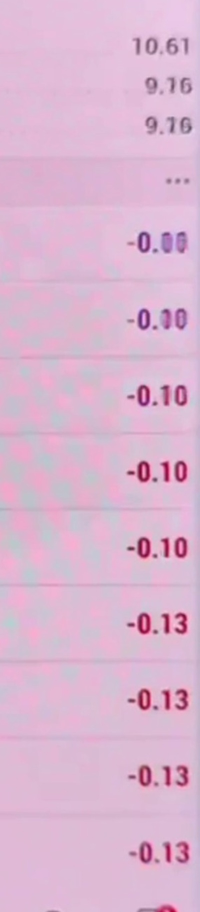
#> input picture analysis/video_ocr/dbg_5168.jpg, 399 x 1824 px (shown at 1/2 size)
$ python -i stage_b_ocr.py   (imports and definitions only)
#> lines starting #> are read from the running program, lines starting #| are printed output that depends on the picture; after the words box and inside, x2 and y2 are one past the last pixel; in counts of white or black regions, pixels touching at a corner belong together
### analysis/video_ocr/rectify.py
"""Screen-quad detection and perspective rectification for phone-camera MT5 recordings.

Single source of truth for geometry, shared by stage_a_scan.py and stage_b_ocr.py so the two
stages cannot drift apart.

The source is a phone camera pointed at *another* phone's screen: the screen occupies only
~426x973 of each 1080x1440 frame, is tilted, and drifts ~60px while shrinking ~6% over the
video. Nothing can use fixed pixel coordinates -- every frame is rectified first, and all ROIs
are expressed as fractions of the rectified screen.
"""
from __future__ import annotations

import cv2
import numpy as np

# Rectified screen sizes. Native screen is ~426x973 within the source frame.
DETECT_W, DETECT_H = 380, 820      # cheap, for Stage A change detection
OCR_W, OCR_H = 760, 1640           # ~1.7x native, verified legible for OCR / archival

# ROI fractions of the rectified screen: (x0, y0, x1, y1).
CLOCK = (0.02, 0.012, 0.20, 0.040)       # status-bar time
PNL_TOP = (0.05, 0.042, 0.42, 0.107)     # "Trade" / running total P&L (widened: a tight box
                                         # clipped the leading "-4 " off "-4 593.97 USD")
RIGHT_COL = (0.60, 0.10, 0.975, 0.895)   # the change signal: every value on screen
# y1 stops at 0.895 so the static nav bar (and its red Messages badge) stays out of the signal.
# x1 stops at 0.975: measured across the video, value digits always end by 0.957 while the
# curved-bezel highlight starts at 0.99. Cropping to the full width imported the bezel and the
# floating overlay button, which merged with the last digit ("3.16" read as "3.1").
POS_LEFT_X = (0.02, 0.60)                # x-span of a position row's text: symbol, direction,
                                         # lots, and "entry -> current". Its y-span is dynamic
                                         # (it starts wherever the position list starts), so
                                         # this is an x-pair, not a full ROI.
NAVBAR = (0.02, 0.90, 0.99, 0.95)        # static, for MT5-ness check
LABELS = (0.03, 0.115, 0.42, 0.20)       # static, for MT5-ness check

# Quad is expanded outward by this fraction before warping. A tight minAreaRect clipped the
# last digit of the right column, producing "0.4" where the truth was "0.41".
QUAD_EXPAND = 0.01

_MIN_AREA_FRAC = 0.10   # below this we assume no phone screen in frame (a cut)


# [38 lines left out: functions find_quad, _expand, rectify, not called in this run]


def crop(rect: np.ndarray, roi: tuple[float, float, float, float]) -> np.ndarray:
    """Crop a fractional ROI out of a rectified screen."""
    h, w = rect.shape[:2]
    x0, y0, x1, y1 = roi
    return rect[int(y0 * h):int(y1 * h), int(x0 * w):int(x1 * w)]


def colour_mask(bgr: np.ndarray) -> np.ndarray:
    """Isolate MT5's blue (profit) and red (loss) value glyphs.

    The footage has a heavy pink moire cast from photographing an LCD, so this works in HSV
    rather than on raw channels. Verified clean across frames spanning the whole video.
    """
    hsv = cv2.cvtColor(bgr, cv2.COLOR_BGR2HSV)
    h = hsv[..., 0].astype(np.int16)
    s = hsv[..., 1].astype(np.int16)
    v = hsv[..., 2].astype(np.int16)
    blue = (h > 95) & (h < 135) & (s > 60) & (v > 60)
    # Red starts at hue 164, not the textbook ~168: photographing an LCD casts everything pink
    # and drags red glyphs toward magenta. Do not lower this further -- at 155 and below the
    # summary block's own dark text starts registering as red, and the split fires above the
    # first row (measured: 40 of 60 sampled frames broke that way).
    red = ((h < 12) | (h > 164)) & (s > 70) & (v > 60)
    return (blue | red).astype(np.uint8)


# [18 lines left out: function min_diff, not called in this run]


def _norm_grey(bgr: np.ndarray) -> np.ndarray:
    grey = cv2.cvtColor(bgr, cv2.COLOR_BGR2GRAY) if bgr.ndim == 3 else bgr
    return cv2.normalize(grey, None, 0, 255, cv2.NORM_MINMAX).astype(np.float32)


class Mt5Matcher:
    """Decides whether a rectified frame shows the MT5 trade screen.

    The video is a montage with cuts to other content. Both the nav bar and the
    Balance/Equity label block are static in MT5, so correlating them against a reference
    frame separates MT5 screens from everything else.
    """

    def __init__(self, reference: np.ndarray, threshold: float):
        self.threshold = threshold
        self._refs = [_norm_grey(crop(reference, roi)) for roi in (NAVBAR, LABELS)]

    # [8 lines left out: function score, not called in this run]

    def is_mt5(self, rect: np.ndarray) -> bool:
        return self.score(rect) >= self.threshold


# [12 lines left out: function build_reference, not called in this run]

### analysis/video_ocr/stage_b_ocr.py
"""Stage B: OCR the Stage A candidates and dedup exactly on the parsed values.

Stage A over-keeps by ~2-3x because pixel comparison cannot separate LCD flicker from a
single-digit change. This stage reads the numbers, so dedup becomes exact.

OCR is not perfect (~5-10% per-value error: 2.84 -> 2.04, trailing punctuation). Rather than
chase that with image preprocessing, errors are corrected by MAJORITY VOTE across adjacent
frames that show the same content. Grouping exploits a property of the data: when price moves,
*every* position's P&L changes together, along with equity and the running total -- so a real
change alters most of the value vector, while an OCR slip alters exactly one element.

Runs entirely locally on Tesseract. Do not send these frames to a hosted vision model: ~4000
images is millions of input tokens for a job that finishes here in a couple of minutes.
"""
from __future__ import annotations

import argparse
import csv
import json
import multiprocessing as mp
import os
import re
import shutil
from collections import Counter

import cv2
import numpy as np
import pytesseract

import rectify as R

TESSERACT = r"C:\Program Files\Tesseract-OCR\tesseract.exe"

DIGITS = "--psm 6 -c tessedit_char_whitelist=0123456789.,-"
DIGITS_LINE = "--psm 7 -c tessedit_char_whitelist=0123456789.,-"
CLOCK_CFG = "--psm 7 -c tessedit_char_whitelist=0123456789:"

# MT5 renders thousands with a space: "26 325.27". Capture that, then strip the spaces.
NUM = re.compile(r"-?\d[\d ]*[.,]\d{2}")
CLOCK_RE = re.compile(r"(\d{1,2}):(\d{2})")
STEM_RE = re.compile(r"^f(\d+)_")


def _frame_of(stem: str) -> int:
    m = STEM_RE.match(stem)
    return int(m.group(1)) if m else -1

# Fraction of value-vector positions that must agree for two frames to be the same content.
AGREE = 0.70


SPLIT_MARGIN = 18   # px of clearance above the first coloured row, so its glyph tops survive
SPLIT_RUN = 10      # consecutive coloured rows required before the split is believed
PAD = 20            # white border; tesseract loses lines that touch the crop edge


def _strip_border_blobs(bw: np.ndarray, min_area: int = 150) -> np.ndarray:
    """Erase dark shapes that run into the left or right edge of the crop.

    The phone's curved-bezel highlight and MT5's floating round button both bleed in from the
    screen edge and touch the value glyphs; where they merge, tesseract loses the final digit.
    Value text never reaches the crop border (digits stop at 0.957 of screen width, the crop
    ends at 0.975), so anything touching an edge is background and safe to remove.
    """
    ink = (bw == 0).astype(np.uint8)
    count, labels, stats, _ = cv2.connectedComponentsWithStats(ink, 8)
    out = bw.copy()
    w = bw.shape[1]
    for i in range(1, count):
        x, _y, cw, _ch, area = stats[i]
        if area >= min_area and (x <= 0 or x + cw >= w - 1):
            out[labels == i] = 255
    return out


def _grey(bgr: np.ndarray, scale: int) -> np.ndarray:
    grey = cv2.cvtColor(bgr, cv2.COLOR_BGR2GRAY) if bgr.ndim == 3 else bgr
    grey = cv2.resize(grey, None, fx=scale, fy=scale, interpolation=cv2.INTER_CUBIC)
    return cv2.normalize(grey, None, 0, 255, cv2.NORM_MINMAX)


def _finish(bw: np.ndarray, pad: int, strip: bool) -> np.ndarray:
    if strip:
        bw = _strip_border_blobs(bw)      # must run before padding, while edges still touch
    if pad:
        bw = cv2.copyMakeBorder(bw, pad, pad, pad, pad, cv2.BORDER_CONSTANT, value=255)
    return bw


# [4 lines left out: function _prep, not called in this run]


def _prep_summary(bgr: np.ndarray, scale: int = 2, pad: int = PAD) -> np.ndarray:
    """Adaptive binarisation -- best for the dark summary text.

    The summary block sits where the curved bezel and the floating overlay button wash the
    background unevenly. A global Otsu threshold is dragged by that gradient and drops the
    final digit of a row; a locally adaptive one is not. Measured on hand-checked fixtures:
    adaptive 4/4 vs Otsu 3/4 here, and the reverse on the coloured P&L rows, so the two
    blocks are binarised differently on purpose.
    """
    bw = cv2.adaptiveThreshold(_grey(bgr, scale), 255, cv2.ADAPTIVE_THRESH_GAUSSIAN_C,
                               cv2.THRESH_BINARY, 31, 12)
    return _finish(bw, pad, True)


# [26 lines left out: functions _parse_clock, _numbers, not called in this run]


def _split_by_ink(col: np.ndarray) -> int:
    """Row index where the position list starts, found by ink colour.

    MT5 draws the account summary (Balance/Equity/Margin/Free margin/Margin Level) in dark
    text and every position's P&L in blue or red. So the first row containing coloured ink is
    the top of the position list. This is exact regardless of how many summary rows are
    showing -- and the summary grows from 3 rows to 5 partway through this video, so a
    row-count assumption would silently mis-assign every field after that point.

    Returns len(col) when there are no open positions.
    """
    mask = R.colour_mask(col)
    thr = max(3.0, 0.02 * col.shape[1])
    on = mask.sum(axis=1) > thr
    # Require a sustained band, not a single row: stray coloured pixels off the bezel or the
    # moire pattern otherwise trip the split above the first summary row.
    run = 0
    for i, v in enumerate(on):
        run = run + 1 if v else 0
        if run >= SPLIT_RUN:
            return max(0, i - run + 1 - SPLIT_MARGIN)
    return col.shape[0]


POS_CFG = ("--psm 6 -c tessedit_char_whitelist="
           "ABCDEFGHIJKLMNOPQRSTUVWXYZabcdefghijklmnopqrstuvwxyz0123456789.,-> ")
# XAUUSD quotes carry 3 decimals, which distinguishes them from the 2-decimal P&L figures.
PRICE_RE = re.compile(r"\d[\d ]*\.\d{3}")
# Tesseract drops the spaces, so this matches "XAUUSDm,buy0.99" as readily as "buy 0.99".
LOT_RE = re.compile(r"(buy|sell)\s*(\d+\.\d{1,2})", re.I)


# [33 lines left out: function _ocr_positions, not called in this run]


def _ocr_one(path: str) -> dict:
#> called with path = 'dbg_5168.jpg'
    img = cv2.imread(path)
#> img is the input picture: shape (1824, 399, 3); mean B, G, R 208.8, 182.1, 219.1
    if img is None:
        return {"stem": os.path.basename(path), "summary": [], "pnls": [], "dirs": [],
                "lots": [], "entries": [], "ltp": "", "clock": "", "top_pnl": ""}

    col = R.crop(img, R.RIGHT_COL)
    split = _split_by_ink(col)
#> in colour_mask, `hsv = cv2.cvtColor(bgr, cv2.COLOR_BGR2HSV)`: hsv: shape (1450, 150, 3); mean H, S, V 157.7, 49.1, 217.1
#> in colour_mask, `v = hsv[..., 2].astype(np.int16)`:
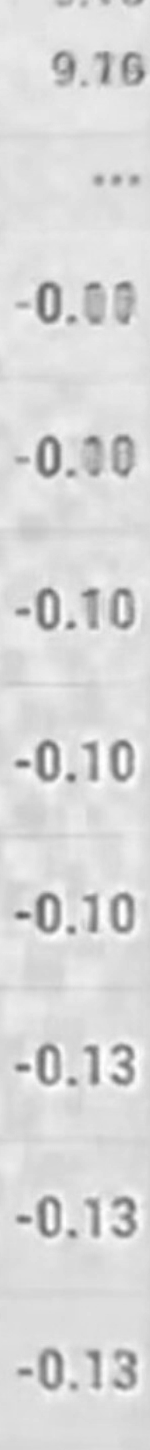
#> v: shape (1450, 150) int16; min 85, max 255, mean 217.1
#> in colour_mask, `blue = (h > 95) & (h < 135) & (s > 60) & (v > 60)`: blue: shape (1450, 150) bool; every value is 0
#> in colour_mask, `red = ((h < 12) | (h > 164)) & (s > 70) & (v > 60)`:
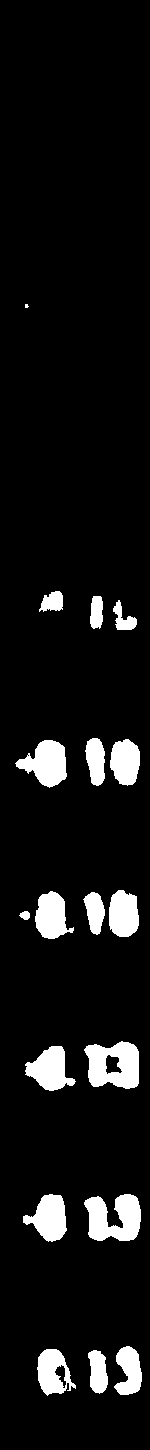
#> red: shape (1450, 150) bool; 7.6% white; 18 white regions (1 under 20 px), largest, box (x1, y1, x2, y2) and area: (84, 1041, 139, 1089) 1900, (84, 1194, 141, 1241) 1881, (15, 740, 67, 788) 1491
#> split = 573

    summary, pnls = [], []
    if split > 20:
        summary = _numbers(pytesseract.image_to_string(_prep_summary(col[:split]), config=DIGITS))
#> in _grey, `grey = cv2.cvtColor(bgr, cv2.COLOR_BGR2GRAY) if bgr.ndim == 3 else bgr`:
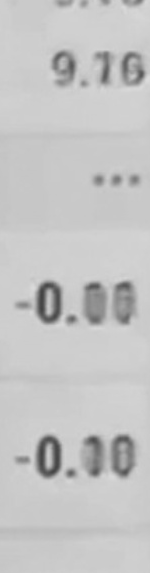
#> grey: shape (573, 150); min 67, max 219, mean 196.3
#> in _grey, `grey = cv2.cvtColor(bgr, cv2.COLOR_BGR2GRAY) if bgr.ndim == 3 else bgr`:
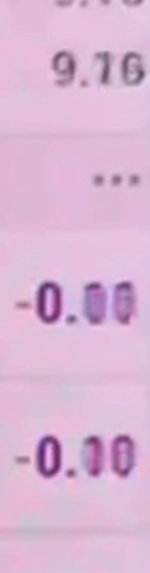
#> bgr: shape (573, 150, 3); mean of channels 0, 1, 2 211.5, 182.2, 218.2; drawn as B, G, R
#> in _grey, `return cv2.normalize(grey, None, 0, 255, cv2.NORM_MINMAX)`:
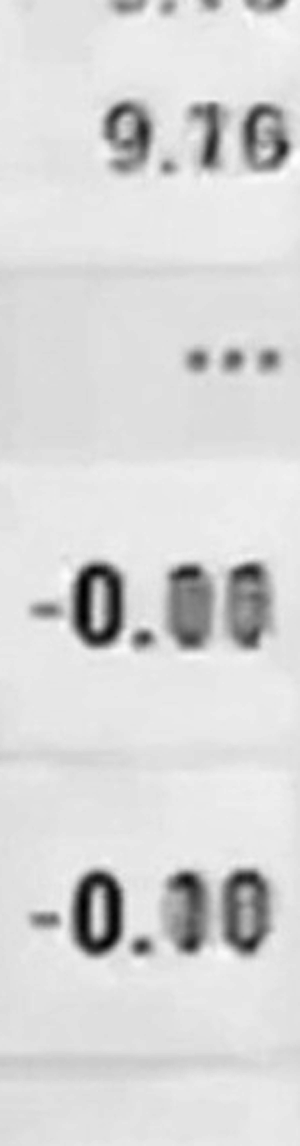
#> returned value: shape (1146, 300); min 0, max 255, mean 215.8
#> in _prep_summary, `bw = cv2.adaptiveThreshold(_grey(bgr, scale), 255, cv2.ADAPTIVE_THRESH..`: bw: shape (1146, 300); 95.7% white; 39 black regions (5 under 20 px), largest, box (x1, y1, x2, y2) and area: (75, 872, 121, 955) 2162, (75, 565, 121, 647) 2123, (225, 871, 270, 953) 1706
#> in _strip_border_blobs, `count, labels, stats, _ = cv2.connectedComponentsWithStats(ink, 8)`:
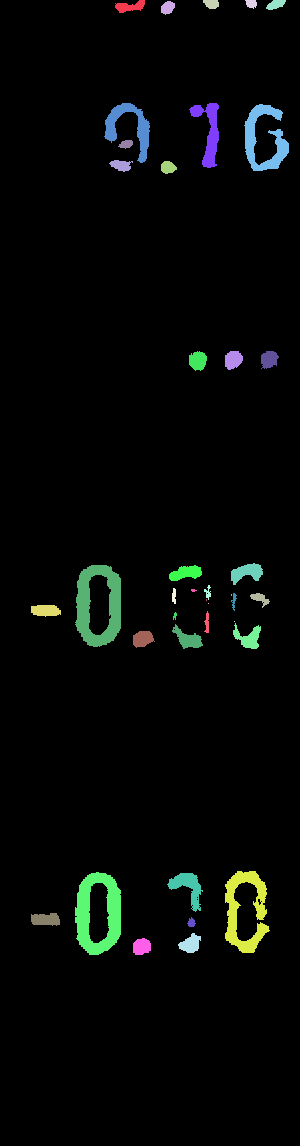
#> labels: shape (1146, 300) int32; 40 distinct labels, from 0 to 39; one colour per label, 0 black
#> in _strip_border_blobs, `count, labels, stats, _ = cv2.connectedComponentsWithStats(ink, 8)`: count = 40; stats = 40 rows, first 6: [0, 0, 300, 1146, 328854], [115, 0, 30, 13, 228], [161, 1, 14, 14, 143], [203, 0, 16, 9, 116], [245, 0, 12, 9, 80], [266, 0, 20, 10, 134]
#> the loop in _strip_border_blobs, `for i in range(1, count):` made 39 passes
#> (x, cw, area) on passes 1 to 12: (115, 30, 228), (161, 14, 143), (203, 16, 116), (245, 12, 80), (266, 20, 134), (104, 46, 986), (189, 30, 813), (244, 45, 1335), (118, 15, 93), (109, 24, 182), (161, 16, 155), (189, 18, 275)
#> in _finish, `bw = cv2.copyMakeBorder(bw, pad, pad, pad, pad, cv2.BORDER_CONSTANT, v..`:
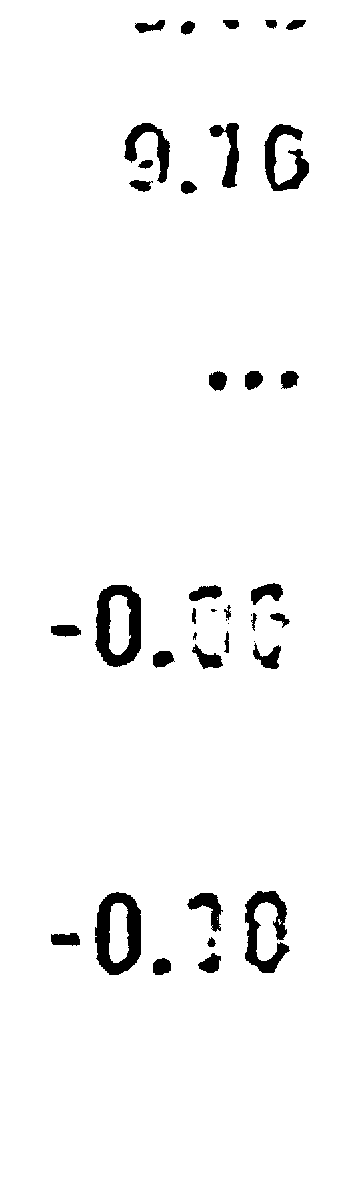
#> bw: shape (1186, 340); 96.3% white; 39 black regions (5 under 20 px), largest, box (x1, y1, x2, y2) and area: (95, 892, 141, 975) 2162, (95, 585, 141, 667) 2123, (245, 891, 290, 973) 1706
    if split < col.shape[0] - 20:
        pnls = _numbers(pytesseract.image_to_string(_prep(col[split:]), config=DIGITS))

    clock = _parse_clock(pytesseract.image_to_string(_prep(R.crop(img, R.CLOCK), 4, 25),
                                                     config=CLOCK_CFG))

    # Best-effort only: this glyph is large, stylised and blurred, and tesseract mangles it.
    # The reliable figure is the sum of the position P&Ls, derived downstream.
    top = _numbers(pytesseract.image_to_string(_prep(R.crop(img, R.PNL_TOP), 3),
                                               config=DIGITS_LINE))

    pos = _ocr_positions(img, split)

    return {
        "stem": os.path.splitext(os.path.basename(path))[0],
        "summary": summary,
        "pnls": pnls,
        "dirs": pos["dirs"],
        "lots": pos["lots"],
        "entries": pos["entries"],
        "ltp": pos["ltp"],
        "values": summary + pnls,
        "clock": clock,
        "top_pnl": top[0] if top else "",
    }


def _worker(paths: list[str]) -> list[dict]:
    pytesseract.pytesseract.tesseract_cmd = TESSERACT
    return [_ocr_one(p) for p in paths]


# [47 lines left out: functions _same_content, _vote_field, _vote, not called in this run]


EMPTY_SUMMARY = {"balance": "", "equity": "", "margin": "", "free_margin": "", "margin_level": ""}


# [154 lines left out: functions _close, _repair_equity, _margin_level_ok, _name_summary, _repair_clocks, not called in this run]


def _median(xs: list[float]) -> float:
    s = sorted(xs)
    return s[len(s) // 2]


# [353 lines left out: functions _repair_rows, _repair_summary_series, _mark_cycles, main, not called in this run]


# [2 lines not run here, left out]

#> (the run stopped early here; a loop or call above may not have finished)

$ run again, on analysis/video_ocr/dbg_summary_wide.jpg
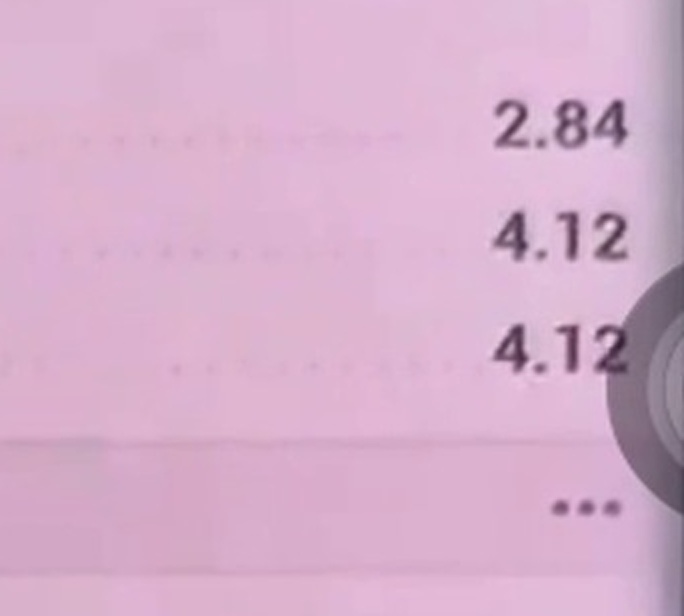
#> input picture analysis/video_ocr/dbg_summary_wide.jpg, 684 x 616 px
#> in _ocr_one, img is the input picture: shape (616, 684, 3); mean B, G, R 203.4, 175.1, 214
#> hsv: shape (490, 256, 3); mean H, S, V 156, 44.5, 206.8
#> blue: shape (490, 256) bool; every value is 0
#> split = 490
#> ink: shape (980, 512); values 0 (black) and 1 (white), 4% white; 82 white regions (47 under 20 px), largest, box (x1, y1, x2, y2) and area: (293, 80, 354, 173) 2104, (166, 527, 238, 623) 2052, (171, 79, 234, 172) 1791
#> labels: shape (980, 512) int32; 83 distinct labels, from 0 to 82
#> count = 83; stats = 83 rows, first 6: [0, 0, 512, 980, 481878], [171, 79, 63, 93, 1791], [369, 79, 65, 91, 1663], [293, 80, 61, 93, 2104], [424, 81, 1, 1, 1], [215, 94, 1, 1, 1]
#> the loop in _strip_border_blobs, `for i in range(1, count):` made 82 passes
#> (x, cw, area) on passes 1, 2, 3, 8, 14, 15, 19, 20: (171, 63, 1791), (369, 65, 1663), (293, 61, 2104), (327, 7, 24), (253, 18, 231), (200, 38, 340), (205, 29, 914), (294, 41, 1345)
#> after the loop in _strip_border_blobs, `for i in range(1, count):`:
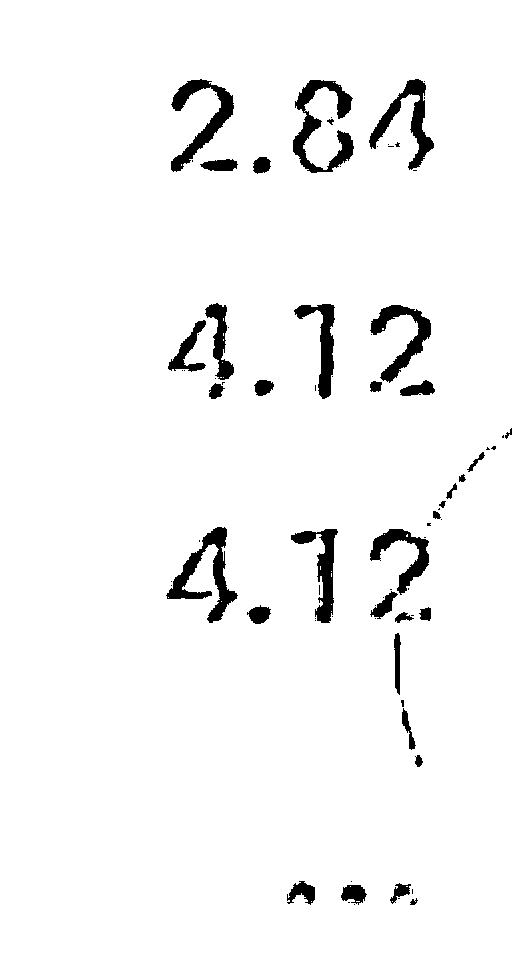
#> out: shape (980, 512); 96.2% white; 81 black regions (47 under 20 px), largest, box (x1, y1, x2, y2) and area: (293, 80, 354, 173) 2104, (166, 527, 238, 623) 2052, (171, 79, 234, 172) 1791
#> in _finish, `bw = cv2.copyMakeBorder(bw, pad, pad, pad, pad, cv2.BORDER_CONSTANT, v..`:
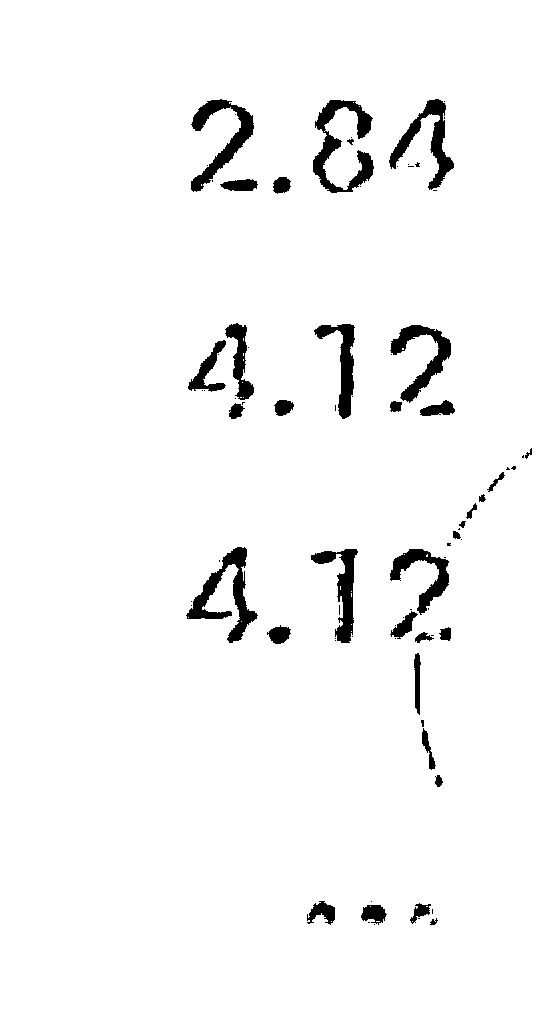
#> bw: shape (1020, 552); 96.6% white; 81 black regions (47 under 20 px), largest, box (x1, y1, x2, y2) and area: (313, 100, 374, 193) 2104, (186, 547, 258, 643) 2052, (191, 99, 254, 192) 1791
